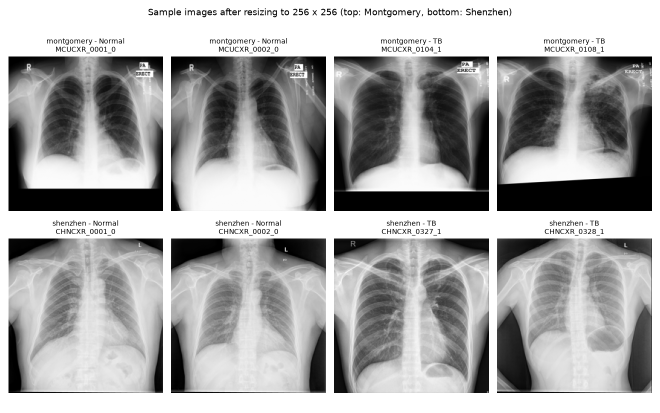
#> input picture overleaf/fig_samples.png, 1320 x 825 px (shown at 1/2 size)
$ python -i features.py   (imports and definitions only)   (older library calls are emulated)
#> lines starting #> are read from the running program, lines starting #| are printed output that depends on the picture
"""Turn one chest X-ray into a short row of numbers (numerical features).

Every image becomes 13 numbers in three groups:

1. Intensity (first-order statistics) - how bright/dark the image is overall
   and how the grey values are spread out.
2. Texture (GLCM / Haralick features) - how neighbouring pixels relate to
   each other: smooth regions versus patchy, irregular regions. TB lesions
   (cavities, consolidation, nodules) make the lung texture patchier.
3. Edges (Sobel gradient) - how many sharp changes in brightness there are.

These are the kinds of hand-crafted features used in the TB screening
literature (e.g. Jaeger et al., 2014) before deep learning.
"""
import numpy as np
from PIL import Image
from scipy.stats import kurtosis, skew
from skimage.feature import graycomatrix, graycoprops
from skimage.filters import sobel

# Every image is resized to the same size so features are comparable.
IMAGE_SIZE = 256

# The GLCM counts pairs of grey levels. 256 levels gives a huge, sparse
# matrix, so the image is reduced to 32 grey levels first.
GLCM_LEVELS = 32

FEATURE_NAMES = [
    # intensity
    "mean", "std", "skewness", "kurtosis", "entropy", "median",
    # texture (GLCM)
    "glcm_contrast", "glcm_dissimilarity", "glcm_homogeneity",
    "glcm_energy", "glcm_correlation",
    # edges
    "edge_mean", "edge_std",
]

# The three groups, used in step 4 to see which kind of feature matters most.
FEATURE_GROUPS = {
    "intensity": FEATURE_NAMES[0:6],
    "texture": FEATURE_NAMES[6:11],
    "edges": FEATURE_NAMES[11:13],
    "all": FEATURE_NAMES,
}


def load_image(path):
    """Read a PNG as greyscale, resize to IMAGE_SIZE x IMAGE_SIZE, values 0-255."""
#> called with path = '../overleaf/fig_samples.png'
    img = Image.open(path).convert("L").resize((IMAGE_SIZE, IMAGE_SIZE))
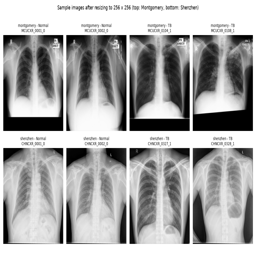
#> img: PIL image 256x256 L; min 0, max 255, mean 168.2
    return np.asarray(img, dtype=np.uint8)


def intensity_features(img):
    """Simple statistics of the pixel values."""
    pixels = img.ravel().astype(float)

    # Entropy: how unpredictable the grey values are (0 = one flat colour).
    counts = np.bincount(img.ravel(), minlength=256)
#> counts = 256 values, max 15174 at index 255, min 63 at index 18, mean 256
    p = counts / counts.sum()
#> p = 256 values, max 0.232 at index 255, min 0.000961 at index 18, mean 0.00391
    p = p[p > 0]
    entropy = -np.sum(p * np.log2(p))
#> entropy = 6.71

    return {
        "mean": pixels.mean(),
        "std": pixels.std(),
        "skewness": skew(pixels),
        "kurtosis": kurtosis(pixels),
        "entropy": entropy,
        "median": np.median(pixels),
    }


def texture_features(img):
    """GLCM (grey-level co-occurrence matrix) texture features.

    The GLCM counts how often a pixel with grey level i sits next to a pixel
    with grey level j. We look one pixel away in four directions
    (0, 45, 90, 135 degrees) and average the result over the directions.
    """
    reduced = (img // (256 // GLCM_LEVELS)).astype(np.uint8)  # 0..31
    glcm = graycomatrix(
        reduced,
        distances=[1],
        angles=[0, np.pi / 4, np.pi / 2, 3 * np.pi / 4],
        levels=GLCM_LEVELS,
        symmetric=True,
        normed=True,
    )
    feats = {}
    for prop in ["contrast", "dissimilarity", "homogeneity", "energy", "correlation"]:
        feats[f"glcm_{prop}"] = graycoprops(glcm, prop).mean()
#> after the loop, feats = {'glcm_contrast': 16.93, 'glcm_dissimilarity': 1.8, 'glcm_homogeneity': 0.623, 'glcm_energy': 0.245, 'glcm_correlation': 0.919}
    return feats


def edge_features(img):
    """Sobel filter: large values where brightness changes sharply."""
    edges = sobel(img.astype(float) / 255.0)
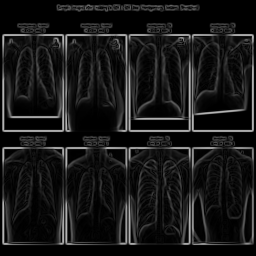
#> edges: shape (256, 256) float64; min 0, max 0.71, mean 0.0936
    return {"edge_mean": edges.mean(), "edge_std": edges.std()}


def extract_features(path):
    """All 13 features for one image, as a dict {feature_name: value}."""
    img = load_image(path)
    feats = {}
    feats.update(intensity_features(img))
    feats.update(texture_features(img))
    feats.update(edge_features(img))
    return {name: float(feats[name]) for name in FEATURE_NAMES}

>>> result = extract_features('../overleaf/fig_samples.png')
#> result = 13 items

$ run again, on overleaf/fig_confusion_shenzhen.png
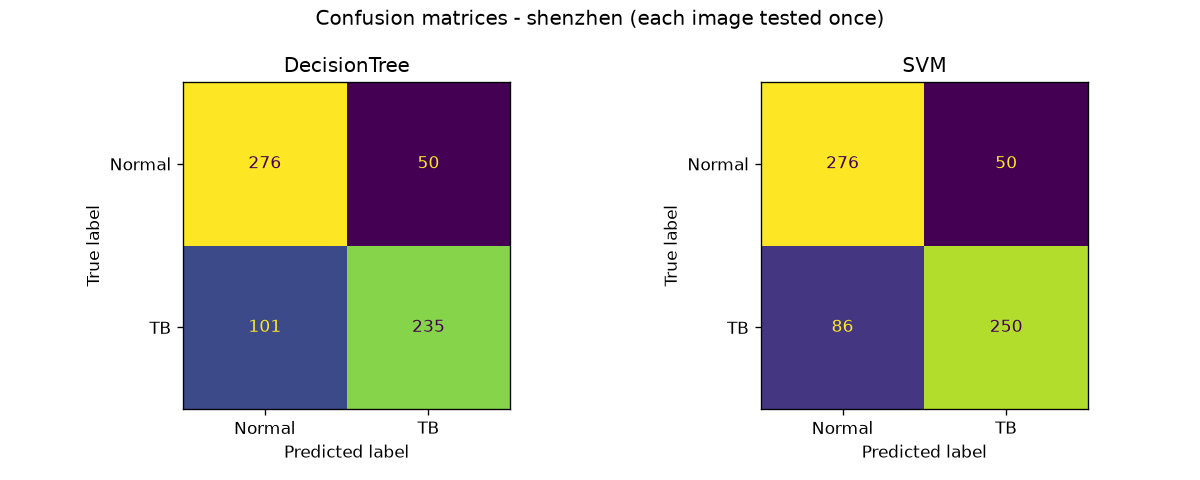
#> input picture overleaf/fig_confusion_shenzhen.png, 1200 x 480 px
#> in load_image, `img = Image.open(path).convert("L").resize((IMAGE_SIZE, IMAGE_SIZE))`:
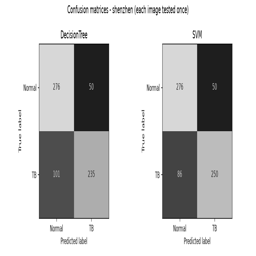
#> img: PIL image 256x256 L; min 3, max 255, mean 202.6
#> counts = 256 values, max 37689 at index 255, min 0 at index 0, mean 256
#> in intensity_features, `p = counts / counts.sum()`: p = 256 values, max 0.575 at index 255, min 0 at index 0, mean 0.00391
#> in intensity_features, `p = p[p > 0]`: p = 240 values, max 0.575 at index 239, min 1.53e-05 at index 0, mean 0.00417
#> entropy = 2.91
#> after the loop in texture_features, `for prop in ["contrast", "dissimilarity", "homogeneity", "energy", "co..`: feats = {'glcm_contrast': 7.75, 'glcm_dissimilarity': 0.644, 'glcm_homogeneity': 0.917, 'glcm_energy': 0.584, 'glcm_correlation': 0.959}
#> in edge_features, `edges = sobel(img.astype(float) / 255.0)`:
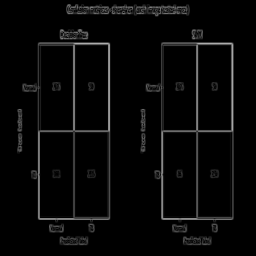
#> edges: shape (256, 256) float64; min 0, max 0.684, mean 0.0301
#> result = 13 items

$ run again, on overleaf/fig_groups.png
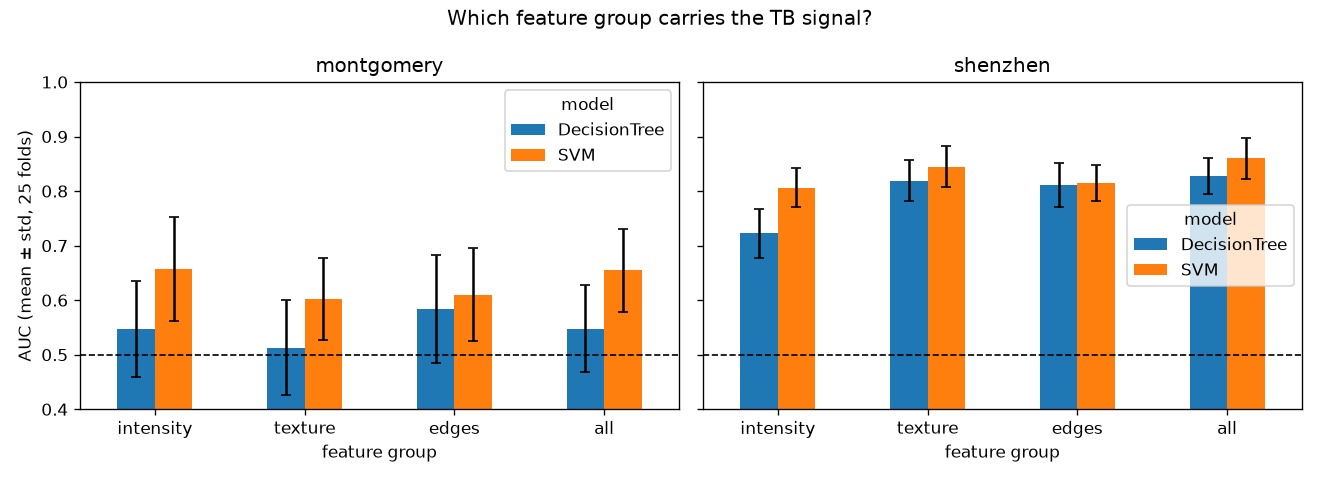
#> input picture overleaf/fig_groups.png, 1320 x 480 px
#> in load_image, `img = Image.open(path).convert("L").resize((IMAGE_SIZE, IMAGE_SIZE))`:
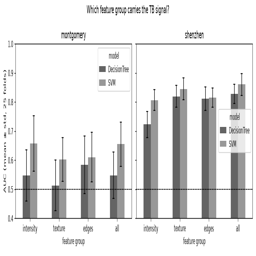
#> img: PIL image 256x256 L; min 8, max 255, mean 229.2
#> counts = 256 values, max 47153 at index 255, min 0 at index 0, mean 256
#> in intensity_features, `p = counts / counts.sum()`: p = 256 values, max 0.719 at index 255, min 0 at index 0, mean 0.00391
#> in intensity_features, `p = p[p > 0]`: p = 233 values, max 0.719 at index 232, min 1.53e-05 at index 0, mean 0.00429
#> entropy = 2.61
#> after the loop in texture_features, `for prop in ["contrast", "dissimilarity", "homogeneity", "energy", "co..`: feats = {'glcm_contrast': 11.16, 'glcm_dissimilarity': 1.14, 'glcm_homogeneity': 0.838, 'glcm_energy': 0.705, 'glcm_correlation': 0.85}
#> in edge_features, `edges = sobel(img.astype(float) / 255.0)`:
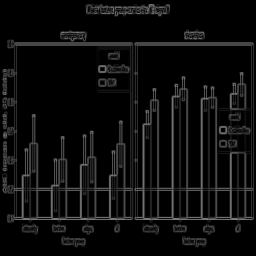
#> edges: shape (256, 256) float64; min 0, max 0.496, mean 0.0513
#> result = 13 items
